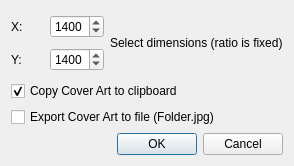
<?xml version="1.0" encoding="UTF-8"?>
<ui version="4.0">
 <class>Dialog</class>
 <widget class="QDialog" name="Dialog">
  <property name="geometry">
   <rect>
    <x>0</x>
    <y>0</y>
    <width>294</width>
    <height>166</height>
   </rect>
  </property>
  <property name="sizePolicy">
   <sizepolicy hsizetype="Fixed" vsizetype="Fixed">
    <horstretch>0</horstretch>
    <verstretch>0</verstretch>
   </sizepolicy>
  </property>
  <property name="windowTitle">
   <string>Dialog</string>
  </property>
  <layout class="QGridLayout" name="gridLayout_2">
   <item row="0" column="0">
    <layout class="QHBoxLayout" name="horizontalLayout">
     <item>
      <layout class="QGridLayout" name="gridLayout">
       <item row="0" column="0">
        <widget class="QLabel" name="label_2">
         <property name="text">
          <string>X:</string>
         </property>
        </widget>
       </item>
       <item row="0" column="1">
        <widget class="QSpinBox" name="size_spinbox_X">
         <property name="minimum">
          <number>10</number>
         </property>
         <property name="maximum">
          <number>2000</number>
         </property>
         <property name="value">
          <number>1400</number>
         </property>
        </widget>
       </item>
       <item row="1" column="0">
        <widget class="QLabel" name="label_3">
         <property name="text">
          <string>Y:</string>
         </property>
        </widget>
       </item>
       <item row="1" column="1">
        <widget class="QSpinBox" name="size_spinbox_Y">
         <property name="minimum">
          <number>10</number>
         </property>
         <property name="maximum">
          <number>2000</number>
         </property>
         <property name="value">
          <number>1400</number>
         </property>
        </widget>
       </item>
      </layout>
     </item>
     <item>
      <widget class="QLabel" name="label">
       <property name="text">
        <string>Select dimensions (ratio is fixed)</string>
       </property>
      </widget>
     </item>
    </layout>
   </item>
   <item row="1" column="0">
    <widget class="QCheckBox" name="ca_clipboard">
     <property name="text">
      <string>Copy Cover Art to clipboard</string>
     </property>
     <property name="checked">
      <bool>true</bool>
     </property>
    </widget>
   </item>
   <item row="3" column="0">
    <widget class="QDialogButtonBox" name="buttonBox">
     <property name="orientation">
      <enum>Qt::Horizontal</enum>
     </property>
     <property name="standardButtons">
      <set>QDialogButtonBox::Cancel|QDialogButtonBox::Ok</set>
     </property>
    </widget>
   </item>
   <item row="2" column="0">
    <widget class="QCheckBox" name="ca_file">
     <property name="text">
      <string>Export Cover Art to file (Folder.jpg)</string>
     </property>
    </widget>
   </item>
  </layout>
 </widget>
 <resources/>
 <connections>
  <connection>
   <sender>buttonBox</sender>
   <signal>accepted()</signal>
   <receiver>Dialog</receiver>
   <slot>accept()</slot>
   <hints>
    <hint type="sourcelabel">
     <x>248</x>
     <y>254</y>
    </hint>
    <hint type="destinationlabel">
     <x>157</x>
     <y>274</y>
    </hint>
   </hints>
  </connection>
  <connection>
   <sender>buttonBox</sender>
   <signal>rejected()</signal>
   <receiver>Dialog</receiver>
   <slot>reject()</slot>
   <hints>
    <hint type="sourcelabel">
     <x>316</x>
     <y>260</y>
    </hint>
    <hint type="destinationlabel">
     <x>286</x>
     <y>274</y>
    </hint>
   </hints>
  </connection>
 </connections>
</ui>
